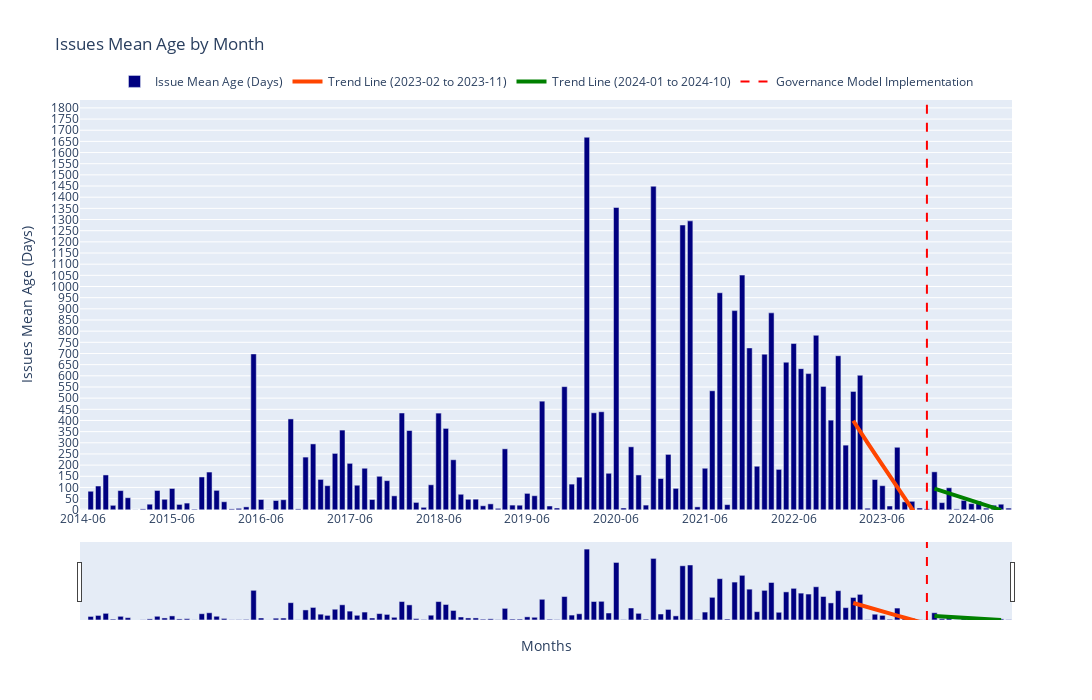

The notebook cell this image was saved under:
### Code cell
months = full_data['created_at']
mean_values = full_data['age']
fig = go.Figure()

fig.add_trace(go.Bar(
    x=months,
    y=mean_values,
    name='Issue Mean Age (Days)',
    marker=dict(color='navy')
))

fig.add_trace(go.Scatter(
    x=data_1['created_at'].astype(str),
    y=trend_1,
    mode='lines',
    line=dict(color='orangered', width=4),
    name='Trend Line (2023-02 to 2023-11)'
))

fig.add_trace(go.Scatter(
    x=data_2['created_at'].astype(str),
    y=trend_2,
    mode='lines',
    line=dict(color='green', width=4),
    name='Trend Line (2024-01 to 2024-10)'
))

fig.update_layout(
    title='Issues Mean Age by Month',
    xaxis_title='Months',
    yaxis_title='Issues Mean Age (Days)',
    xaxis=dict(
        tickmode='array',
        tickvals=months[::12],
        ticktext=months[::12],
        rangeslider=dict(visible=False),
        tickformat='%Y-%m',
    ),
    yaxis=dict(range=[-1, max(mean_values) * 1.1], dtick=50),
    hovermode='x unified',
    width=1400,
    height=700,
    legend=dict(
        orientation='h',
        yanchor='bottom',
        y=1.01,
        xanchor='center',
        x=0.5
    ),
    annotations=[
        dict(
            text='',
            xref='paper',
            yref='paper',
            x=-0.009,
            y=1.095,
            showarrow=False,
            font=dict(size=12)
        )
    ]
)

fig.add_trace(go.Scatter(
    x=['2023-12', '2023-12'],
    y=[0, max(mean_values) * 1.1],
    mode='lines',
    line=dict(color='red', dash='dash'),
    name='Governance Model Implementation'
))

fig.write_image('images/issues_mean_age.png')

fig.update_layout(
    annotations=[
        dict(
            y=1.125
        )
    ],
    xaxis=dict(
        rangeslider=dict(visible=True),
    )
)

fig.show()

### Figure 1 — Plotly figure (JSON) as saved in the notebook; plotly's stock layout.template omitted (floating-point values rounded to 4 significant figures)
{"data": [{"marker": {"color": "navy"}, "name": "Issue Mean Age (Days)", "type": "bar", "x": ["2014-06", "2014-07", "2014-08", "2014-09", "2014-10", "2014-11", "2014-12", "2015-01", "2015-02", "2015-03", "2015-04", "2015-05", "2015-06", "2015-07", "2015-08", "2015-09", "2015-10", "2015-11", "2015-12", "2016-01", "2016-02", "2016-03", "2016-04", "2016-05", "2016-06", "2016-07", "2016-08", "2016-09", "2016-10", "2016-11", "2016-12", "2017-01", "2017-02", "2017-03", "2017-04", "2017-05", "2017-06", "2017-07", "2017-08", "2017-09", "2017-10", "2017-11", "2017-12", "2018-01", "2018-02", "2018-03", "2018-04", "2018-05", "2018-06", "2018-07", "2018-08", "2018-09", "2018-10", "2018-11", "2018-12", "2019-01", "2019-02", "2019-03", "2019-04", "2019-05", "2019-06", "2019-07", "2019-08", "2019-09", "2019-10", "2019-11", "2019-12", "2020-01", "2020-02", "2020-03", "2020-04", "2020-05", "2020-06", "2020-07", "2020-08", "2020-09", "2020-10", "2020-11", "2020-12", "2021-01", "2021-02", "2021-03", "2021-04", "2021-05", "2021-06", "2021-07", "2021-08", "2021-09", "2021-10", "2021-11", "2021-12", "2022-01", "2022-02", "2022-03", "2022-04", "2022-05", "2022-06", "2022-07", "2022-08", "2022-09", "2022-10", "2022-11", "2022-12", "2023-01", "2023-02", "2023-03", "2023-04", "2023-05", "2023-06", "2023-07", "2023-08", "2023-09", "2023-10", "2023-11", "2023-12", "2024-01", "2024-02", "2024-03", "2024-04", "2024-05", "2024-06", "2024-07", "2024-08", "2024-09", "2024-10", "2024-11"], "y": [0, 83, 106.5, 156, 20, 86, 54, 0.5, 4, 25, 86.5, 47, 95.5, 24, 30, 3, 147, 169, 87, 36, 4, 6.5, 13, 698, 46, 1, 41.5, 45, 407, 4, 236, 295, 136, 108, 252.5, 357, 208, 110, 186, 46, 150, 130.5, 62.5, 433.5, 355, 33, 11, 112, 433, 364.5, 224, 69.5, 47, 47.5, 18, 26.5, 6.5, 273, 21, 20.5, 73.5, 63, 486.5, 17, 8, 551.5, 115, 146, 1668.0, 434.5, 439, 163.5, 1354, 8, 282, 156, 21, 1449, 140, 248, 96, 1276.0, 1294, 13, 186, 533, 972, 23, 892, 1051, 725, 195, 697, 882, 181, 661, 744.5, 632, 610, 781.5, 552.5, 401.5, 690, 289.5, 530, 602.5, 7, 135.5, 108, 17, 280, 35.5, 38, 8, 4, 170, 32, 98.5, 4, 42, 27.5, 39, 7.5, 20.5, 25, 7.5]}, {"line": {"color": "orangered", "width": 4}, "mode": "lines", "name": "Trend Line (2023-02 to 2023-11)", "type": "scatter", "x": ["2023-02", "2023-03", "2023-04", "2023-05", "2023-06", "2023-07", "2023-08", "2023-09", "2023-10", "2023-11"], "y": [398.8, 349.3, 299.9, 250.4, 200.9, 151.4, 101.9, 52.45, 2.964, -46.52]}, {"line": {"color": "green", "width": 4}, "mode": "lines", "name": "Trend Line (2024-01 to 2024-10)", "type": "scatter", "x": ["2024-01", "2024-02", "2024-03", "2024-04", "2024-05", "2024-06", "2024-07", "2024-08", "2024-09", "2024-10"], "y": [94.33, 83.72, 73.12, 62.51, 51.9, 41.3, 30.69, 20.08, 9.479, -1.127]}, {"line": {"color": "red", "dash": "dash"}, "mode": "lines", "name": "Governance Model Implementation", "type": "scatter", "x": ["2023-12", "2023-12"], "y": [0, 1835.0]}], "layout": {"annotations": [{"font": {"size": 12}, "showarrow": false, "text": "", "x": -0.009, "xref": "paper", "y": 1.125, "yref": "paper"}], "height": 700, "hovermode": "x unified", "legend": {"orientation": "h", "x": 0.5, "xanchor": "center", "y": 1.01, "yanchor": "bottom"}, "title": {"text": "Issues Mean Age by Month"}, "width": 1400, "xaxis": {"rangeslider": {"visible": true}, "tickformat": "%Y-%m", "tickmode": "array", "ticktext": ["2014-06", "2015-06", "2016-06", "2017-06", "2018-06", "2019-06", "2020-06", "2021-06", "2022-06", "2023-06", "2024-06"], "tickvals": ["2014-06", "2015-06", "2016-06", "2017-06", "2018-06", "2019-06", "2020-06", "2021-06", "2022-06", "2023-06", "2024-06"], "title": {"text": "Months"}}, "yaxis": {"dtick": 50, "range": [-1, 1835.0], "title": {"text": "Issues Mean Age (Days)"}}}}
